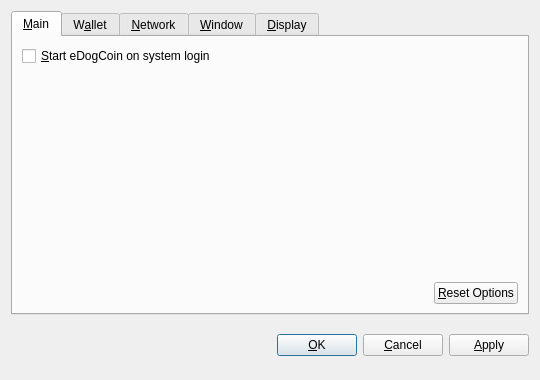
<?xml version="1.0" encoding="UTF-8"?>
<ui version="4.0">
 <class>OptionsDialog</class>
 <widget class="QDialog" name="OptionsDialog">
  <property name="geometry">
   <rect>
    <x>0</x>
    <y>0</y>
    <width>540</width>
    <height>380</height>
   </rect>
  </property>
  <property name="windowTitle">
   <string>Options</string>
  </property>
  <property name="modal">
   <bool>true</bool>
  </property>
  <layout class="QVBoxLayout" name="verticalLayout">
   <item>
    <widget class="QTabWidget" name="tabWidget">
     <property name="tabPosition">
      <enum>QTabWidget::North</enum>
     </property>
     <property name="currentIndex">
      <number>0</number>
     </property>
     <widget class="QWidget" name="tabMain">
      <attribute name="title">
       <string>&amp;Main</string>
      </attribute>
      <layout class="QVBoxLayout" name="verticalLayout_Main">
       <item>
        <widget class="QCheckBox" name="bitcoinAtStartup">
         <property name="toolTip">
          <string>Automatically start eDogCoin after logging in to the system.</string>
         </property>
         <property name="text">
          <string>&amp;Start eDogCoin on system login</string>
         </property>
        </widget>
       </item>
       <item>
        <spacer name="verticalSpacer_Main">
         <property name="orientation">
          <enum>Qt::Vertical</enum>
         </property>
         <property name="sizeHint" stdset="0">
          <size>
           <width>20</width>
           <height>40</height>
          </size>
         </property>
        </spacer>
       </item>
       <item>
        <layout class="QHBoxLayout" name="horizontalLayout_2_Main">
         <item>
          <spacer name="horizontalSpacer_2_Main">
           <property name="orientation">
            <enum>Qt::Horizontal</enum>
           </property>
           <property name="sizeHint" stdset="0">
            <size>
             <width>40</width>
             <height>20</height>
            </size>
           </property>
          </spacer>
         </item>
         <item>
          <widget class="QPushButton" name="resetButton">
           <property name="toolTip">
            <string>Reset all client options to default.</string>
           </property>
           <property name="text">
            <string>&amp;Reset Options</string>
           </property>
           <property name="autoDefault">
            <bool>false</bool>
           </property>
          </widget>
         </item>
        </layout>
       </item>
      </layout>
     </widget>
     <widget class="QWidget" name="tabWallet">
      <attribute name="title">
       <string>W&amp;allet</string>
      </attribute>
      <layout class="QVBoxLayout" name="verticalLayout_Network">
       <item>
        <widget class="QLabel" name="transactionFeeInfoLabel">
         <property name="text">
          <string>Optional transaction fee per kB that helps make sure your transactions are processed quickly. Most transactions are 1 kB.</string>
         </property>
         <property name="textFormat">
          <enum>Qt::PlainText</enum>
         </property>
         <property name="wordWrap">
          <bool>true</bool>
         </property>
        </widget>
       </item>
       <item>
        <layout class="QHBoxLayout" name="horizontalLayout_1_Main">
         <item>
          <widget class="QLabel" name="transactionFeeLabel">
           <property name="text">
            <string>Pay transaction &amp;fee</string>
           </property>
           <property name="textFormat">
            <enum>Qt::PlainText</enum>
           </property>
           <property name="buddy">
            <cstring>transactionFee</cstring>
           </property>
          </widget>
         </item>
         <item>
          <widget class="BitcoinAmountField" name="transactionFee"/>
         </item>
         <item>
          <spacer name="horizontalSpacer_1_Main">
           <property name="orientation">
            <enum>Qt::Horizontal</enum>
           </property>
           <property name="sizeHint" stdset="0">
            <size>
             <width>40</width>
             <height>20</height>
            </size>
           </property>
          </spacer>
         </item>
        </layout>
       </item>
       <item>
        <widget class="QLabel" name="label">
         <property name="text">
          <string>If you disable the spending of unconfirmed change, the change from a transaction cannot be used until that transaction has at least one confirmation. This also affects how your balance is computed.</string>
         </property>
         <property name="wordWrap">
          <bool>true</bool>
         </property>
        </widget>
       </item>
       <item>
        <widget class="QCheckBox" name="spendZeroConfChange">
         <property name="text">
          <string>Spend unconfirmed change  (experts only)</string>
         </property>
        </widget>
       </item>
       <item>
        <spacer name="verticalSpacer">
         <property name="orientation">
          <enum>Qt::Vertical</enum>
         </property>
         <property name="sizeHint" stdset="0">
          <size>
           <width>20</width>
           <height>40</height>
          </size>
         </property>
        </spacer>
       </item>
      </layout>
     </widget>
     <widget class="QWidget" name="tabNetwork">
      <attribute name="title">
       <string>&amp;Network</string>
      </attribute>
      <layout class="QVBoxLayout" name="verticalLayout_Network">
       <item>
        <widget class="QCheckBox" name="mapPortUpnp">
         <property name="toolTip">
          <string>Automatically open the eDogCoin client port on the router. This only works when your router supports UPnP and it is enabled.</string>
         </property>
         <property name="text">
          <string>Map port using &amp;UPnP</string>
         </property>
        </widget>
       </item>
       <item>
        <widget class="QCheckBox" name="connectSocks">
         <property name="toolTip">
          <string>Connect to the eDogCoin network through a SOCKS proxy (e.g. when connecting through Tor).</string>
         </property>
         <property name="text">
          <string>&amp;Connect through SOCKS proxy:</string>
         </property>
        </widget>
       </item>
       <item>
        <layout class="QHBoxLayout" name="horizontalLayout_Network">
         <item>
          <widget class="QLabel" name="proxyIpLabel">
           <property name="text">
            <string>Proxy &amp;IP:</string>
           </property>
           <property name="textFormat">
            <enum>Qt::PlainText</enum>
           </property>
           <property name="buddy">
            <cstring>proxyIp</cstring>
           </property>
          </widget>
         </item>
         <item>
          <widget class="QValidatedLineEdit" name="proxyIp">
           <property name="maximumSize">
            <size>
             <width>140</width>
             <height>16777215</height>
            </size>
           </property>
           <property name="toolTip">
            <string>IP address of the proxy (e.g. 127.0.0.1)</string>
           </property>
          </widget>
         </item>
         <item>
          <widget class="QLabel" name="proxyPortLabel">
           <property name="text">
            <string>&amp;Port:</string>
           </property>
           <property name="textFormat">
            <enum>Qt::PlainText</enum>
           </property>
           <property name="buddy">
            <cstring>proxyPort</cstring>
           </property>
          </widget>
         </item>
         <item>
          <widget class="QLineEdit" name="proxyPort">
           <property name="maximumSize">
            <size>
             <width>55</width>
             <height>16777215</height>
            </size>
           </property>
           <property name="toolTip">
            <string>Port of the proxy (e.g. 9050)</string>
           </property>
          </widget>
         </item>
         <item>
          <widget class="QLabel" name="socksVersionLabel">
           <property name="text">
            <string>SOCKS &amp;Version:</string>
           </property>
           <property name="textFormat">
            <enum>Qt::PlainText</enum>
           </property>
           <property name="buddy">
            <cstring>socksVersion</cstring>
           </property>
          </widget>
         </item>
         <item>
          <widget class="QValueComboBox" name="socksVersion">
           <property name="toolTip">
            <string>SOCKS version of the proxy (e.g. 5)</string>
           </property>
          </widget>
         </item>
         <item>
          <spacer name="horizontalSpacer_Network">
           <property name="orientation">
            <enum>Qt::Horizontal</enum>
           </property>
           <property name="sizeHint" stdset="0">
            <size>
             <width>40</width>
             <height>20</height>
            </size>
           </property>
          </spacer>
         </item>
        </layout>
       </item>
       <item>
        <spacer name="verticalSpacer_Network">
         <property name="orientation">
          <enum>Qt::Vertical</enum>
         </property>
         <property name="sizeHint" stdset="0">
          <size>
           <width>20</width>
           <height>40</height>
          </size>
         </property>
        </spacer>
       </item>
      </layout>
     </widget>
     <widget class="QWidget" name="tabWindow">
      <attribute name="title">
       <string>&amp;Window</string>
      </attribute>
      <layout class="QVBoxLayout" name="verticalLayout_Window">
       <item>
        <widget class="QCheckBox" name="minimizeToTray">
         <property name="toolTip">
          <string>Show only a tray icon after minimizing the window.</string>
         </property>
         <property name="text">
          <string>&amp;Minimize to the tray instead of the taskbar</string>
         </property>
        </widget>
       </item>
       <item>
        <widget class="QCheckBox" name="minimizeOnClose">
         <property name="toolTip">
          <string>Minimize instead of exit the application when the window is closed. When this option is enabled, the application will be closed only after selecting Quit in the menu.</string>
         </property>
         <property name="text">
          <string>M&amp;inimize on close</string>
         </property>
        </widget>
       </item>
       <item>
        <spacer name="verticalSpacer_Window">
         <property name="orientation">
          <enum>Qt::Vertical</enum>
         </property>
         <property name="sizeHint" stdset="0">
          <size>
           <width>20</width>
           <height>40</height>
          </size>
         </property>
        </spacer>
       </item>
      </layout>
     </widget>
     <widget class="QWidget" name="tabDisplay">
      <attribute name="title">
       <string>&amp;Display</string>
      </attribute>
      <layout class="QVBoxLayout" name="verticalLayout_Display">
       <item>
        <layout class="QHBoxLayout" name="horizontalLayout_1_Display">
         <item>
          <widget class="QLabel" name="langLabel">
           <property name="text">
            <string>User Interface &amp;language:</string>
           </property>
           <property name="textFormat">
            <enum>Qt::PlainText</enum>
           </property>
           <property name="buddy">
            <cstring>lang</cstring>
           </property>
          </widget>
         </item>
         <item>
          <widget class="QValueComboBox" name="lang">
           <property name="toolTip">
            <string>The user interface language can be set here. This setting will take effect after restarting eDogCoin.</string>
           </property>
          </widget>
         </item>
        </layout>
       </item>
       <item>
        <layout class="QHBoxLayout" name="horizontalLayout_2_Display">
         <item>
          <widget class="QLabel" name="unitLabel">
           <property name="text">
            <string>&amp;Unit to show amounts in:</string>
           </property>
           <property name="textFormat">
            <enum>Qt::PlainText</enum>
           </property>
           <property name="buddy">
            <cstring>unit</cstring>
           </property>
          </widget>
         </item>
         <item>
          <widget class="QValueComboBox" name="unit">
           <property name="toolTip">
            <string>Choose the default subdivision unit to show in the interface and when sending coins.</string>
           </property>
          </widget>
         </item>
        </layout>
       </item>
       <item>
        <widget class="QCheckBox" name="displayAddresses">
         <property name="toolTip">
          <string>Whether to show eDogCoin addresses in the transaction list or not.</string>
         </property>
         <property name="text">
          <string>&amp;Display addresses in transaction list</string>
         </property>
        </widget>
       </item>
       <item>
        <widget class="QCheckBox" name="coinControlFeatures">
         <property name="toolTip">
          <string>Whether to show coin control features or not.</string>
         </property>
         <property name="text">
          <string>Display coin &amp;control features (experts only!)</string>
         </property>
        </widget>
       </item>
       <item>
        <spacer name="verticalSpacer_Display">
         <property name="orientation">
          <enum>Qt::Vertical</enum>
         </property>
         <property name="sizeHint" stdset="0">
          <size>
           <width>20</width>
           <height>40</height>
          </size>
         </property>
        </spacer>
       </item>
      </layout>
     </widget>
    </widget>
   </item>
   <item>
    <layout class="QHBoxLayout" name="horizontalLayout_Buttons">
     <item>
      <spacer name="horizontalSpacer_1">
       <property name="orientation">
        <enum>Qt::Horizontal</enum>
       </property>
       <property name="sizeHint" stdset="0">
        <size>
         <width>40</width>
         <height>48</height>
        </size>
       </property>
      </spacer>
     </item>
     <item>
      <widget class="QLabel" name="statusLabel">
       <property name="font">
        <font>
         <weight>75</weight>
         <bold>true</bold>
        </font>
       </property>
       <property name="text">
        <string/>
       </property>
       <property name="textFormat">
        <enum>Qt::PlainText</enum>
       </property>
       <property name="wordWrap">
        <bool>true</bool>
       </property>
      </widget>
     </item>
     <item>
      <spacer name="horizontalSpacer_2">
       <property name="orientation">
        <enum>Qt::Horizontal</enum>
       </property>
       <property name="sizeHint" stdset="0">
        <size>
         <width>40</width>
         <height>48</height>
        </size>
       </property>
      </spacer>
     </item>
     <item>
      <widget class="QPushButton" name="okButton">
       <property name="text">
        <string>&amp;OK</string>
       </property>
      </widget>
     </item>
     <item>
      <widget class="QPushButton" name="cancelButton">
       <property name="text">
        <string>&amp;Cancel</string>
       </property>
       <property name="autoDefault">
        <bool>false</bool>
       </property>
      </widget>
     </item>
     <item>
      <widget class="QPushButton" name="applyButton">
       <property name="text">
        <string>&amp;Apply</string>
       </property>
       <property name="autoDefault">
        <bool>false</bool>
       </property>
      </widget>
     </item>
    </layout>
   </item>
  </layout>
 </widget>
 <customwidgets>
  <customwidget>
   <class>BitcoinAmountField</class>
   <extends>QSpinBox</extends>
   <header>bitcoinamountfield.h</header>
  </customwidget>
  <customwidget>
   <class>QValueComboBox</class>
   <extends>QComboBox</extends>
   <header>qvaluecombobox.h</header>
  </customwidget>
  <customwidget>
   <class>QValidatedLineEdit</class>
   <extends>QLineEdit</extends>
   <header>qvalidatedlineedit.h</header>
  </customwidget>
 </customwidgets>
 <resources/>
 <connections/>
</ui>
